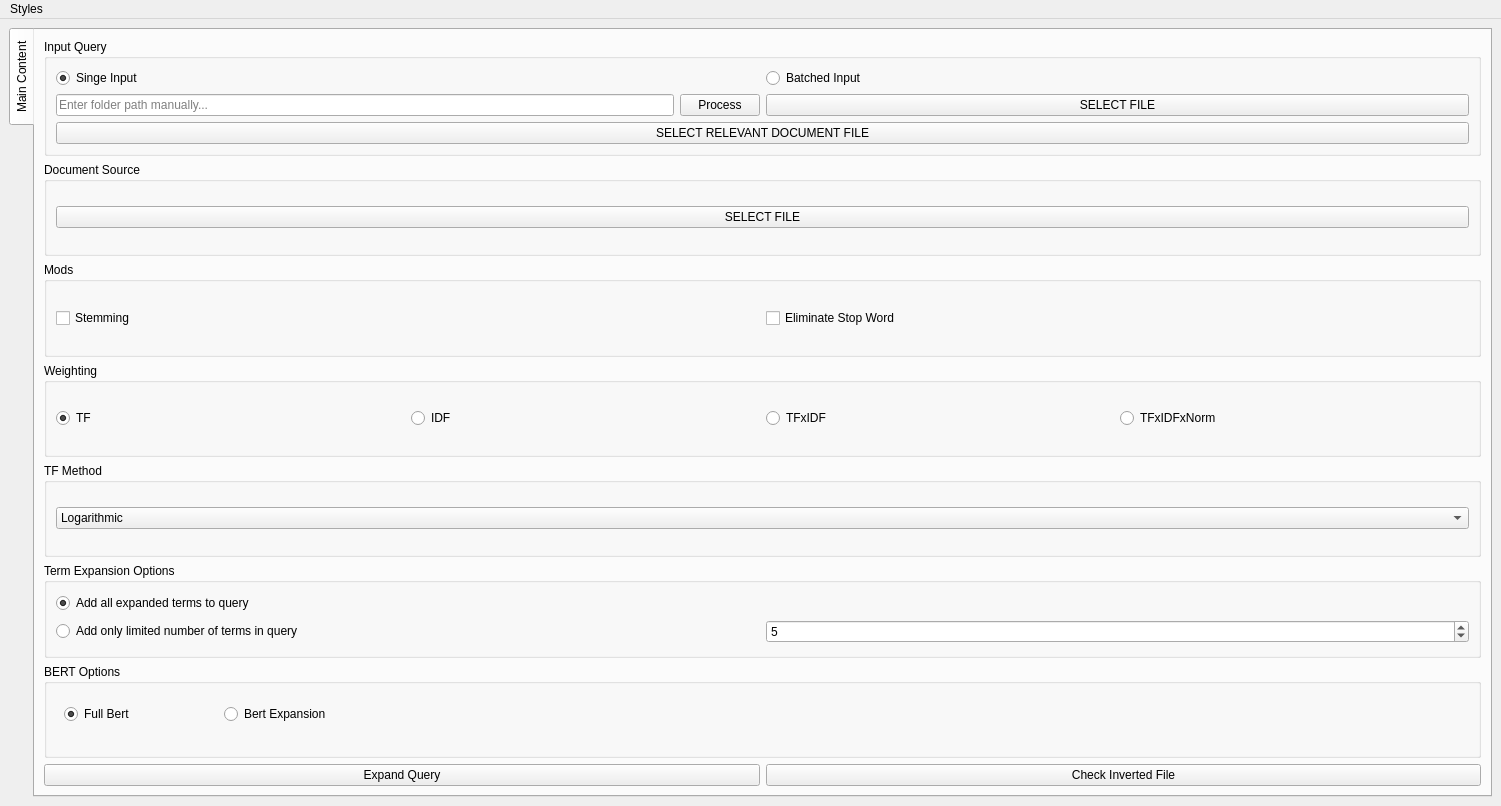
<?xml version="1.0" encoding="UTF-8"?>
<ui version="4.0">
 <class>MainWindow</class>
 <widget class="QMainWindow" name="MainWindow">
  <property name="geometry">
   <rect>
    <x>0</x>
    <y>0</y>
    <width>1501</width>
    <height>806</height>
   </rect>
  </property>
  <property name="windowTitle">
   <string>BERT - IR SYSTEM</string>
  </property>
  <widget class="QWidget" name="centralwidget">
   <layout class="QGridLayout" name="gridLayout_1">
    <item row="0" column="0">
     <widget class="QTabWidget" name="tabWidget_1">
      <property name="tabPosition">
       <enum>QTabWidget::West</enum>
      </property>
      <property name="currentIndex">
       <number>0</number>
      </property>
      <widget class="QWidget" name="tab_1">
       <attribute name="title">
        <string>Main Content</string>
       </attribute>
       <layout class="QGridLayout" name="gridLayout_2">
        <item row="3" column="0" colspan="4">
         <widget class="QGroupBox" name="groupBox_4">
          <property name="title">
           <string>Weighting</string>
          </property>
          <property name="checkable">
           <bool>false</bool>
          </property>
          <property name="class" stdset="0">
           <string>fill_background</string>
          </property>
          <layout class="QGridLayout" name="gridLayout_6">
           <item row="3" column="0">
            <widget class="QRadioButton" name="radioButton_tf">
             <property name="enabled">
              <bool>true</bool>
             </property>
             <property name="text">
              <string>TF</string>
             </property>
             <property name="checked">
              <bool>true</bool>
             </property>
            </widget>
           </item>
           <item row="3" column="1">
            <widget class="QRadioButton" name="radioButton_idf">
             <property name="enabled">
              <bool>true</bool>
             </property>
             <property name="text">
              <string>IDF</string>
             </property>
            </widget>
           </item>
           <item row="3" column="2">
            <widget class="QRadioButton" name="radioButton_tfidf">
             <property name="enabled">
              <bool>true</bool>
             </property>
             <property name="text">
              <string>TFxIDF</string>
             </property>
            </widget>
           </item>
           <item row="3" column="3">
            <widget class="QRadioButton" name="radioButton_tfidfxnorm">
             <property name="enabled">
              <bool>true</bool>
             </property>
             <property name="text">
              <string>TFxIDFxNorm</string>
             </property>
            </widget>
           </item>
          </layout>
         </widget>
        </item>
        <item row="0" column="0" colspan="4">
         <widget class="QGroupBox" name="groupBox_1">
          <property name="title">
           <string>Input Query</string>
          </property>
          <property name="checkable">
           <bool>false</bool>
          </property>
          <property name="class" stdset="0">
           <string>fill_background</string>
          </property>
          <layout class="QGridLayout" name="gridLayout_3">
           <item row="1" column="2" colspan="2">
            <widget class="QPushButton" name="pushButton_file">
             <property name="text">
              <string>SELECT FILE</string>
             </property>
            </widget>
           </item>
           <item row="1" column="0" colspan="2">
            <layout class="QHBoxLayout" name="horizontalLayout_folder">
             <item>
              <widget class="QLineEdit" name="lineEdit">
               <property name="placeholderText">
                <string>Enter folder path manually...</string>
               </property>
              </widget>
             </item>
             <item>
              <widget class="QPushButton" name="pushButton_process">
               <property name="text">
                <string>Process</string>
               </property>
              </widget>
             </item>
            </layout>
           </item>
           <item row="0" column="2">
            <widget class="QRadioButton" name="radioButton_batch">
             <property name="enabled">
              <bool>true</bool>
             </property>
             <property name="text">
              <string>Batched Input</string>
             </property>
            </widget>
           </item>
           <item row="0" column="0">
            <widget class="QRadioButton" name="radioButton_single">
             <property name="enabled">
              <bool>true</bool>
             </property>
             <property name="text">
              <string>Singe Input</string>
             </property>
             <property name="checked">
              <bool>true</bool>
             </property>
            </widget>
           </item>
           <item row="2" column="0" colspan="4">
            <widget class="QPushButton" name="pushButton_relevant">
             <property name="text">
              <string>SELECT RELEVANT DOCUMENT FILE</string>
             </property>
            </widget>
           </item>
          </layout>
         </widget>
        </item>
        <item row="1" column="0" colspan="4">
         <widget class="QGroupBox" name="groupBox_2">
          <property name="title">
           <string>Document Source</string>
          </property>
          <property name="checkable">
           <bool>false</bool>
          </property>
          <property name="class" stdset="0">
           <string>fill_background</string>
          </property>
          <layout class="QGridLayout" name="gridLayout_4">
           <item row="0" column="0">
            <widget class="QPushButton" name="pushButton_folder">
             <property name="text">
              <string>SELECT FILE</string>
             </property>
            </widget>
           </item>
          </layout>
         </widget>
        </item>
        <item row="4" column="0" colspan="4">
         <widget class="QGroupBox" name="groupBox_tf_method">
          <property name="title">
           <string>TF Method</string>
          </property>
          <property name="checkable">
           <bool>false</bool>
          </property>
          <property name="class" stdset="0">
           <string>fill_background</string>
          </property>
          <layout class="QGridLayout" name="gridLayout_7">
           <item row="0" column="0">
            <widget class="QComboBox" name="combobox">
             <item>
              <property name="text">
               <string>Logarithmic</string>
              </property>
             </item>
             <item>
              <property name="text">
               <string>Binary</string>
              </property>
             </item>
             <item>
              <property name="text">
               <string>Augmented</string>
              </property>
             </item>
             <item>
              <property name="text">
               <string>Raw</string>
              </property>
             </item>
            </widget>
           </item>
          </layout>
         </widget>
        </item>
        <item row="2" column="0" colspan="4">
         <widget class="QGroupBox" name="groupBox_3">
          <property name="title">
           <string>Mods</string>
          </property>
          <property name="checkable">
           <bool>false</bool>
          </property>
          <property name="class" stdset="0">
           <string>fill_background</string>
          </property>
          <layout class="QGridLayout" name="gridLayout_5">
           <item row="2" column="0">
            <widget class="QCheckBox" name="checkBox_1">
             <property name="enabled">
              <bool>true</bool>
             </property>
             <property name="text">
              <string>Stemming</string>
             </property>
            </widget>
           </item>
           <item row="2" column="2">
            <widget class="QCheckBox" name="checkBox_2">
             <property name="enabled">
              <bool>true</bool>
             </property>
             <property name="text">
              <string>Eliminate Stop Word</string>
             </property>
            </widget>
           </item>
          </layout>
         </widget>
        </item>
        <item row="5" column="0" colspan="4">
         <widget class="QGroupBox" name="groupBox_5">
          <property name="title">
           <string>Term Expansion Options</string>
          </property>
          <property name="checkable">
           <bool>false</bool>
          </property>
          <property name="class" stdset="0">
           <string>fill_background</string>
          </property>
          <layout class="QGridLayout" name="gridLayout_8">
           <item row="5" column="1">
            <widget class="QSpinBox" name="spinBox_term_limit">
             <property name="minimum">
              <number>0</number>
             </property>
             <property name="maximum">
              <number>999</number>
             </property>
             <property name="value">
              <number>5</number>
             </property>
            </widget>
           </item>
           <item row="4" column="0">
            <widget class="QRadioButton" name="radioButton_1">
             <property name="enabled">
              <bool>true</bool>
             </property>
             <property name="text">
              <string>Add all expanded terms to query</string>
             </property>
             <property name="checked">
              <bool>true</bool>
             </property>
            </widget>
           </item>
           <item row="5" column="0">
            <widget class="QRadioButton" name="radioButton_2">
             <property name="enabled">
              <bool>true</bool>
             </property>
             <property name="text">
              <string>Add only limited number of terms in query</string>
             </property>
            </widget>
           </item>
          </layout>
         </widget>
        </item>
        <item row="7" column="0" colspan="4">
         <layout class="QHBoxLayout" name="horizontalLayout_1">
          <item>
           <widget class="QPushButton" name="pushButton_1">
            <property name="text">
             <string>Expand Query</string>
            </property>
           </widget>
          </item>
          <item>
           <widget class="QPushButton" name="pushButton_2">
            <property name="text">
             <string>Check Inverted File</string>
            </property>
           </widget>
          </item>
         </layout>
        </item>
        <item row="6" column="0" colspan="4">
         <widget class="QGroupBox" name="groupBox">
          <property name="title">
           <string>BERT Options</string>
          </property>
          <widget class="QRadioButton" name="radioButton_fullbert">
           <property name="geometry">
            <rect>
             <x>20</x>
             <y>40</y>
             <width>89</width>
             <height>20</height>
            </rect>
           </property>
           <property name="text">
            <string>Full Bert</string>
           </property>
           <property name="checked">
            <bool>true</bool>
           </property>
          </widget>
          <widget class="QRadioButton" name="radioButton_bertexp">
           <property name="geometry">
            <rect>
             <x>180</x>
             <y>40</y>
             <width>261</width>
             <height>20</height>
            </rect>
           </property>
           <property name="text">
            <string>Bert Expansion</string>
           </property>
          </widget>
         </widget>
        </item>
       </layout>
      </widget>
     </widget>
    </item>
   </layout>
  </widget>
  <widget class="QMenuBar" name="menubar">
   <property name="geometry">
    <rect>
     <x>0</x>
     <y>0</y>
     <width>1501</width>
     <height>22</height>
    </rect>
   </property>
   <widget class="QMenu" name="menuStyles">
    <property name="title">
     <string>Styles</string>
    </property>
   </widget>
   <addaction name="menuStyles"/>
  </widget>
 </widget>
 <resources/>
 <connections/>
</ui>
